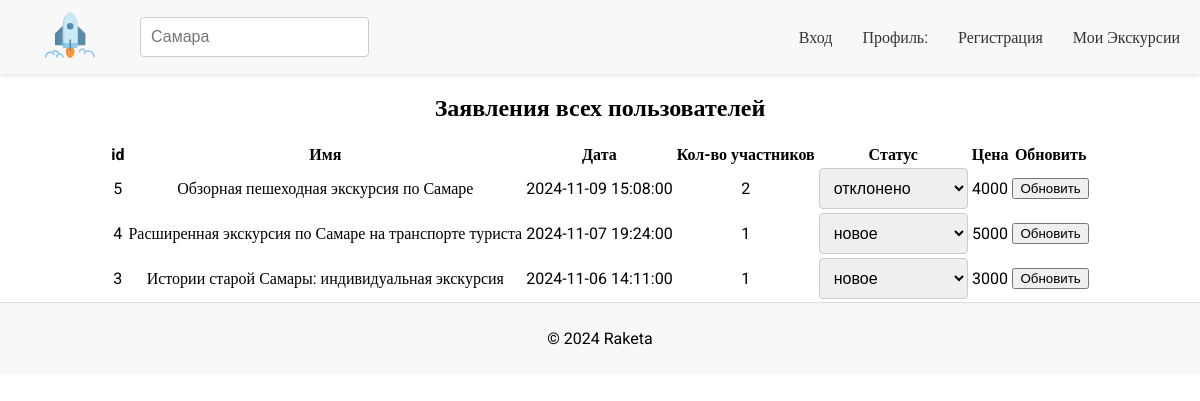
The app's page /admin.php with its own data.
### tables this page shows
CREATE TABLE `statements` (
  `id` int NOT NULL,
  `user_id` int NOT NULL,
  `name` varchar(255) NOT NULL,
  `date` datetime NOT NULL,
  `participants` int NOT NULL,
  `status` set('новое','подтверждено','отклонено') NOT NULL DEFAULT 'новое',
  `price` int NOT NULL
);

### admin.php (the view, shortened to what this page needs)
<!DOCTYPE html>
<html lang="en">
<head>
    <link rel="stylesheet" href="css/styles.css">
</head>
<body>
    <? include 'elements/header.php' ?>
    <h2>Заявления всех пользователей</h2>
    <div class="results">
        <table style="text-align: center;">
            <tr>
                <th>id</th>
                <th>Имя</th>
                <th>Дата</th>
                <th>Кол-во участников</th>
                <th>Статус</th>
                <th>Цена</th>
                <th>Обновить</th>
            </tr>
            <?php
            include_once("db.php");
            $result = mysqli_query($link, "SELECT * FROM `statements` ORDER BY `date` DESC");
            while ($row = mysqli_fetch_assoc($result)) {
                echo "
                <tr>
                    <td>{$row['id']}</td>
                    <td>{$row['name']}</td>
                    <td>{$row['date']}</td>
                    <td>{$row['participants']}</td>
                    <td>
                        <select id='status_{$row['id']}'>
                            <option value='новое' " . ($row['status'] == 'новое' ? 'selected' : '') . ">новое</option>
                            <option value='подтверждено' " . ($row['status'] == 'подтверждено' ? 'selected' : '') . ">подтверждено</option>
                            <option value='отклонено' " . ($row['status'] == 'отклонено' ? 'selected' : '') . ">отклонено</option>
                        </select>
                    </td>
                    <td>{$row['price']}</td>
                    <td>
                        <button type='button' onclick='updateStatus({$row['id']})'>Обновить</button>
                    </td>
                </tr>
                ";
            }
            ?>
        </table>
    </div>
<? include 'elements/footer.php' ?>
</body>
</html>

### elements/header.php (shortened to what this page needs)
<header>
    <div class="logo-search">
        <a href="index.php">
            <img src="images/spacecraft-rocket-svgrepo-com.svg" width="50" height="50" alt="Logo" class="logo">
        </a>
        <input type="text" placeholder="Самара" class="search-bar">
    </div>
    <nav class="nav-links">
        <a href="login.php">Вход</a>
        <a href="">
            Профиль:
            <?php
                if(!empty($_SESSION['auth'])){
                    echo $_SESSION['login'];
                    echo "<a href='logout.php'>Выйти</a>";
                } else {
                    echo "<a href='register.php'>Регистрация</a>";
                }
            ?>
        </a>
        <a href="statement_user.php">Мои Экскурсии</a>
    </nav>
</header>

### elements/footer.php
<footer>
        <p>© 2024 Raketa</p>
    </footer>

### css/styles.css (style rules this page uses)
body { display: flex; flex-direction: column; font-size: 16px; font-family: "Roboto"; margin: 0; padding: 0; }
header { display: flex; justify-content: space-between; align-items: center; padding: 10px 20px; background-color: #f8f8f8; box-shadow: 0 2px 5px rgba(0, 0, 0, 0.1); }
h1, h2, h3 { text-align: center; }
.logo-search { display: flex; align-items: center; }
.logo { width: 100px; margin-right: 20px; }
.search-bar { padding: 10px; width: 300px; border: 1px solid #ccc; border-radius: 5px; }
nav a { margin-left: 15px; text-decoration: none; color: #333; }
footer { position: relative; width: 100%; text-align: center; padding: 10px; background-color: #f8f8f8; border-top: 1px solid #ddd; bottom: 0; box-sizing: border-box; }
.results { padding: 0 20px 0 20px; display: flex; flex-direction: column; justify-content: space-evenly; align-items: center; }
h2 { text-align: center; margin-bottom: 1.25rem; }
input[type="text"], input[type="tel"] { width: 100%; padding: 10px; margin: 5px 0; border: 1px solid #ccc; border-radius: 4px; font-size: 1rem; }
select { font-size: 1rem; border: 1px solid #ccc; border-radius: 4px; padding: 10px; }

### elements/header.php (style rules this page uses)
.logo-search { display: flex; align-items: center; justify-content: space-between; }
.search-bar { margin-left: 10px; }
.nav-links { display: flex; gap: 15px; }

### records on screen
statements: id "5", name "Обзорная пешеходная экскурсия по Самаре", date "2024-11-09 15:08:00", participants "2", status+id "отклонено", price "4000"
statements: id "4", name "Расширенная экскурсия по Самаре на транспорте туриста", date "2024-11-07 19:24:00", participants "1", status+id "новое", price "5000"
statements: id "3", name "Истории старой Самары: индивидуальная экскурсия", date "2024-11-06 14:11:00", participants "1", status+id "новое", price "3000"
